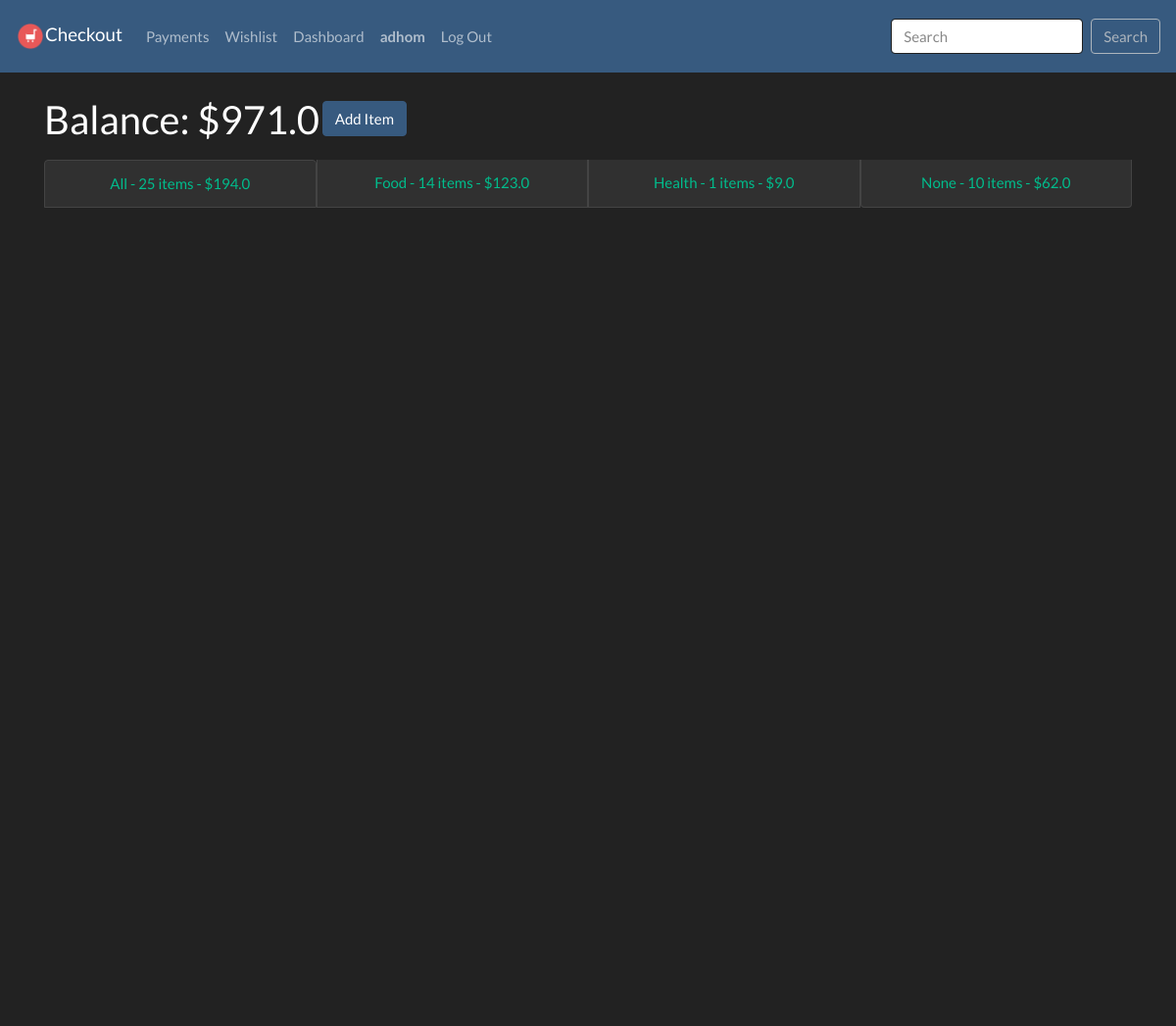
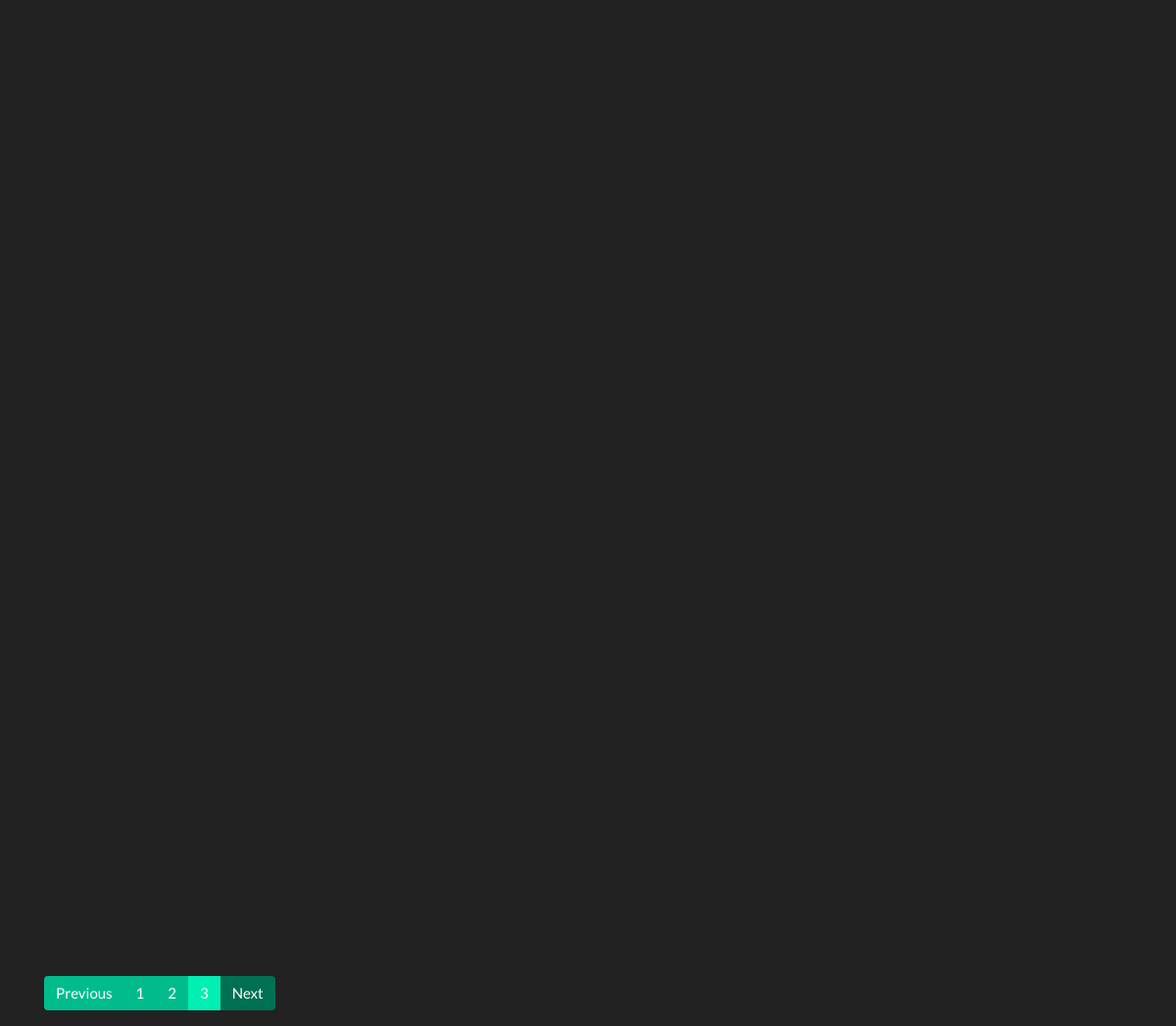
Screenshot of /?page=3 (signed in) with the database file from the repository (2 pictures, top to bottom).
### checkout/models.py (models this page shows)
class User(AbstractUser):
    balance = models.FloatField()

class Category(models.Model):
    name = models.CharField(max_length=64, default="None")
    def __str__(self):
        return self.name.title()

### checkout/views.py (the view)
# urls.py: path("", views.index, name="index"),
@login_required
def index(request):
    if not request.user.is_authenticated:
        return render(request, "checkout/login.html")
    items = Item.objects.filter(user=request.user).order_by("-date", "-id")
    num = request.GET.get("page", 1)
    items_paginator = paginate(items, num)
    return render(request, "checkout/index.html",
                {"paginator": items_paginator["paginator"],
                "page_obj": items_paginator["page_obj"],
                "items": items_paginator["items"],
                "categories": get_categories(request.user),
                "items_count": items.count(),
                "items_sum": items.aggregate(Sum("price"))["price__sum"] if items else 0,
                "form": ItemForm()})

### checkout/forms.py
class ItemForm(forms.ModelForm):
    class Meta:
        model = Item
        fields = '__all__'
        exclude = ('user', 'category')
        widgets = {
            'date': DateInput(),
        }
    category = forms.CharField(required=False)
    field_order = ["name", "price", "quantity", "seller", "date", "category", "comment"]

### checkout/utils.py (called while the page is built)
def paginate(items, page_number=1):
    paginator = Paginator(items, 10)
    page_obj = paginator.get_page(page_number)
    return {"paginator": paginator, "page_obj": page_obj, "items": page_obj.object_list}

def get_categories(user):
    saved = Category.objects.all().order_by("name").distinct()
    cats = []
    for i in saved:
        items = i.item_set.filter(user=user)
        if len(items) > 0:
            cats.append({"title": i, "count": items.count(), "sum": items.values("price").aggregate(Sum('price'))["price__sum"]})
    return cats

### checkout/templates/checkout/index.html (shortened to what this page needs)
{% extends "checkout/layout.html" %}
{% load static %}
{% load crispy_forms_tags %}
{% block body %}
    <h2 id="balance" style="display: inline-block">Balance: ${{ user.balance }}</h2>
    {% if form %}
        <button type="submit" class="btn btn-primary mb-4" id="new_item_button">Add Item</button>
    {% endif %}
    <ul class="list-group">
        <li class="list-group-item"><a href="{% url 'checkout:index' %}">All - {{ items_count }} items - ${{ items_sum }}
        </a></li>
        {% for category in categories %}
            <li class="list-group-item"><a href="{% url 'checkout:category' category.title|lower %}">
                {{ category.title }} - {{ category.count}} items - ${{ category.sum }}
                </a>
            </li>
        {% endfor %}
    </ul>
<div id="items_list">
</div>
{% if page_obj %}
    <nav aria-label="Page navigation example">
  <ul class="pagination">
    {% if page_obj.has_previous %}
        <li class="page-item"><a class="page-link" href="?page={{ page_obj.previous_page_number }}">Previous</a></li>
    {% else %}
        <li class="page-item disabled">
            <span class="page-link">Previous</span>
        </li>
    {% endif %}
    {% for num in paginator.page_range %}
        {% if num == page_obj.number %}
            <li class="page-item active"><a class="page-link" href="?page={{ num }}">{{ num }}</a></li>
        {% else %}
            <li class="page-item"><a class="page-link" href="?page={{ num }}">{{ num }}</a></li>
        {% endif %}
    {% endfor %}
    {% if page_obj.has_next %}
        <li class="page-item"><a class="page-link" href="?page={{ page_obj.paginator.num_pages }}">Next</a></li>
    {% else %}
        <li class="page-item disabled">
            <span class="page-link">Next</span>
        </li>
    {% endif %}
  </ul>
    </nav>
{% else %}
    <h1>No items.</h1>
{% endif %}
{% endblock %}

### checkout/templates/checkout/layout.html (shortened to what this page needs)
{% load static %}
{% load crispy_forms_tags %}
<!DOCTYPE html>
<html lang="en">
    <head>
        <link href="{% static 'checkout/styles.css' %}" rel="stylesheet" type="text/css">
        <link href="{% static 'checkout/darkly.css' %}" rel="stylesheet" type="text/css">
    </head>
    <body>
        <nav class="navbar navbar-expand-lg navbar-dark bg-primary mb-4 sticky-top">
            <a class="navbar-brand" href="{% url 'checkout:index' %}"><img style="height: 30px; width: 30px" src="{% static 'checkout/logo.png' %}">Checkout</a>
            <div class="collapse navbar-collapse">
              <ul class="navbar-nav mr-auto">
                {% if user.is_authenticated %}
                    <li class="nav-item">
                        <a class="nav-link" href="{% url 'payment:index' %}">Payments</a>
                    </li>
                    <li class="nav-item">
                        <a class="nav-link" href="{% url 'wishlist:index' %}">Wishlist</a>
                    </li>
                    <li class="nav-item">
                      <a class="nav-link" href="{% url 'dashboard:index' %}">Dashboard</a>
                    </li>
                    <li class="nav-item">
                        <a class="nav-link" href="{% url 'checkout:profile' %}"><strong>{{ user.username }}</strong></a>
                    </li>
                {% endif %}
                {% if user.is_authenticated %}
                    <li class="nav-item">
                        <a class="nav-link" href="{% url 'checkout:logout' %}">Log Out</a>
                    </li>
                {% endif %}
              </ul>
              <form action="{% url 'checkout:search' %}" method="GET" class="form-inline my-2 my-lg-0">
                  <input class="form-control mr-sm-2" name="q" type="search" placeholder="Search" aria-label="Search">
                  <button class="btn btn-outline-light my-2 my-sm-0" type="submit">Search</button>
                </form>
            </div>
          </nav>
        <div class="body container">
            {% block body %}
            {% endblock %}
        </div>
    </body>
</html>

### checkout/static/checkout/styles.css (style rules this page uses)
.list-group { display: grid !important; grid-template-columns: repeat(4, 1fr); }
.list-group-item { padding: 1em; text-align: center; }

### rows the page displays
User: username "adhom", balance "971.0"
Category: title "Food", count "14", sum "123.0"
Category: title "Health", count "1", sum "9.0"
Category: title "None", count "10", sum "62.0"

### other values shown
{{ items_count }} "25"
{{ items_sum }} "194.0"
{{ num }} "1" "2"
{{ num }} "3"
